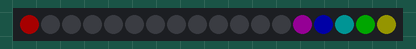
Bench run of a sketch on a simulated Arduino Uno, built with avr-gcc and run on an emulated ATmega328P. On the bench: 18 RGB LEDs in strip order, left to right. Dim RGB values are drawn brighter than linear; what the sketch prints to the serial monitor is not drawn.

Above: at 0.07 s.
At 0.83 s:
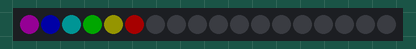
At 1.58 s:
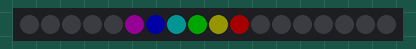
At 2.33 s:
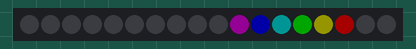
At 3.09 s:
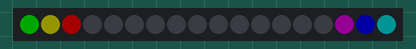

The sketch:

LedStripColoTester.ino
```cpp
#include <PololuLedStrip.h>

// Create an ledStrip object and specify the pin it will use.
PololuLedStrip<12> ledStrip;

// Create a buffer for holding the colors (3 bytes per color).
#define LED_COUNT 18
rgb_color colors[LED_COUNT];

void setup()
{
  // Start up the serial port, for communication with the PC.
  Serial.begin(115200);
  Serial.println("Ready.");
}

void test(int l,int r, int g, int b)
{
    l+=LED_COUNT;
    colors[l % LED_COUNT].red=r;
    colors[l % LED_COUNT].green=g;
    colors[l % LED_COUNT].blue=b;

}

#define BR  40
void loop()
{
  for(int l=0;l<LED_COUNT;l++)
  {
    for (int i=0;i<LED_COUNT;i++)
    {
      colors[i].red=0;
      colors[i].green=0;
      colors[i].blue=0;
    }


    test(l,BR,0,0);
    test(l-1,BR/2,BR/2,0);
    test(l-2,0,BR,0);
    test(l-3,0,BR/2,BR/2);
    test(l-4,0,0,BR);
    test(l-5,BR/2,0,BR/2);

    // Write to the LED strip.
    ledStrip.write(colors, LED_COUNT);

    delay(150);
  }
}
```

Measured:
- by itself, everything shown: repeats every 2.7 s, in 18 steps
